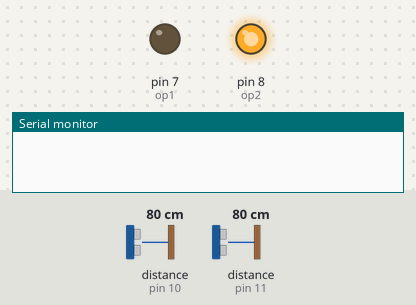
Bench run of a sketch on a simulated Arduino Uno, built with avr-gcc and run on an emulated ATmega328P. On the bench: output pins drawn as LEDs (lit = HIGH), the last lines printed to the serial monitor. Wiring (inferred from the names in the program): 2 × ultrasonic range finder: trigger pin 6, echo pin 10 / trigger pin 9, echo pin 11. Dashed ring = blinking. Inputs (shaded band) come from the test bench; at power-on: distance to the obstacle (sensors on pin 11, pin 10) 80 cm. The echo pulse lasts 58.3 µs per cm; pins used as bus, display or sensor lines are not drawn.

Above: at 0.8 s.
3.1 s: distance to the obstacle (sensor on pin 11) set to 18 cm
6.1 s: distance to the obstacle (sensor on pin 11) set to 15 cm
At 7.7 s:
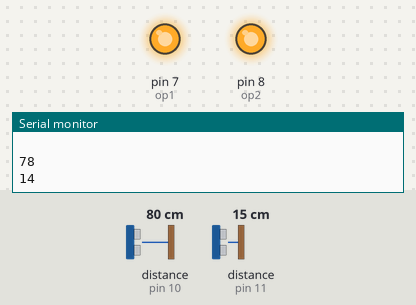
9.1 s: distance to the obstacle (sensor on pin 10) set to 18 cm
12.1 s: distance to the obstacle (sensor on pin 10) set to 14 cm
At 12.7 s:
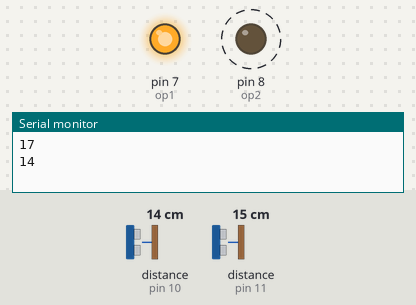
18.5 s: distance to the obstacle (sensor on pin 10) set to 35 cm
At 19.9 s:
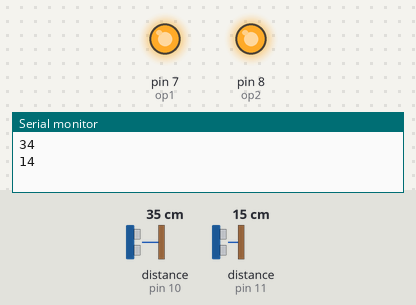
21.5 s: distance to the obstacle (sensor on pin 10) set to 2 cm
At 22.9 s:
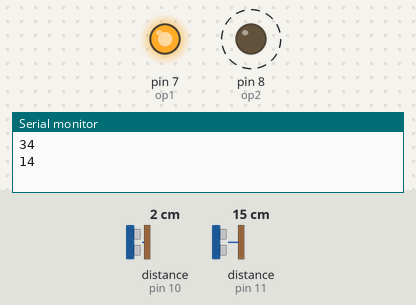
Timing chart, 0 to 28.9 s (numbered marks = the images above; inputs shaded):
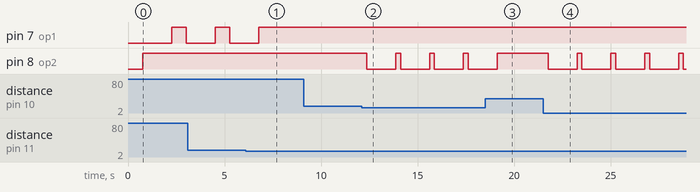

The sketch:

wallFollowerImproved1.ino
```cpp
// defines pins numbers
const int trigPin1 = 6;
const int trigPin2 = 9;
const int echoPin1 = 10;
const int echoPin2 = 11;
const int op1=7;
const int op2=8;
int flag=0;
long dist1,dist2,duration1,duration2,def_dist=15;
void setup(){
  pinMode(trigPin1,OUTPUT);
  pinMode(trigPin2,OUTPUT);
  pinMode(op1,OUTPUT);
  pinMode(op2,OUTPUT);
  pinMode(echoPin1,INPUT);
  pinMode(echoPin2,INPUT);
  Serial.begin(9600);
}
void loop(){
  digitalWrite(trigPin1, LOW);
  delayMicroseconds(2);
  digitalWrite(trigPin1,HIGH);
  delayMicroseconds(10);
  digitalWrite(trigPin1, LOW);
  duration1 = pulseIn(echoPin1, HIGH);
  digitalWrite(trigPin2, LOW);
  delayMicroseconds(2);
  digitalWrite(trigPin2,HIGH);
  delayMicroseconds(10);
  digitalWrite(trigPin2, LOW);
  duration2 = pulseIn(echoPin2, HIGH);
  dist1= duration1*0.034/2;
  dist2= duration2*0.034/2;
  if(dist1<def_dist and dist2<def_dist)
  {
    delay(250);
    digitalWrite(op1,HIGH);
    digitalWrite(op2,LOW);
    delay(1500);
    digitalWrite(op2,HIGH);
  }
  else if(dist2>def_dist){
    delay(750);
    digitalWrite(op2,HIGH);
    digitalWrite(op1,LOW);
    delay(1500);
    digitalWrite(op1,HIGH);
  }
  def_dist+=5;
  if(dist1>def_dist){
    digitalWrite(op1,HIGH);
    digitalWrite(op2,HIGH);
  }
  def_dist-=5;
  Serial.println(dist1);
  Serial.println(dist2);
  Serial.println(" ");
  }
```

Measured:
- the behaviour switches between 17 and 16 cm on distance to the obstacle (sensor on pin 11) (found by bisection; images 0 and 1)
- the behaviour switches between 16 and 15 cm on distance to the obstacle (sensor on pin 10) (found by bisection; images 1 and 2)
- after the input at 6.1 s, pin 7 (op1): goes on until 6.8 s, then stays HIGH
- after the input at 12.1 s, pin 8 (op2): alternates HIGH for 0.25 s and LOW for 1.5 s, starting after 0.26 s
- after the input at 18.5 s, pin 8 (op2): goes on until 19.1 s, then stays HIGH
- after the input at 21.5 s, pin 8 (op2): alternates HIGH for 0.25 s and LOW for 1.5 s, starting after 0.26 s
